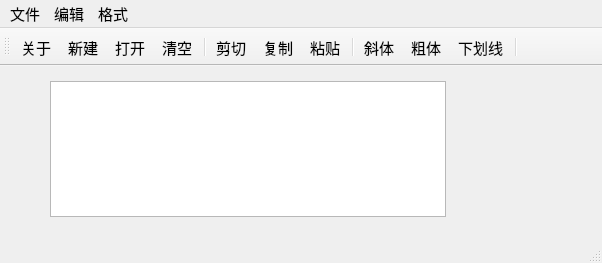
<?xml version="1.0" encoding="UTF-8"?>
<ui version="4.0">
 <class>QWMainWind</class>
 <widget class="QMainWindow" name="QWMainWind">
  <property name="geometry">
   <rect>
    <x>0</x>
    <y>0</y>
    <width>602</width>
    <height>263</height>
   </rect>
  </property>
  <property name="font">
   <font>
    <pointsize>11</pointsize>
   </font>
  </property>
  <property name="windowTitle">
   <string>QWMainWind</string>
  </property>
  <widget class="QWidget" name="centralWidget">
   <widget class="QTextEdit" name="txtEdit">
    <property name="geometry">
     <rect>
      <x>50</x>
      <y>15</y>
      <width>396</width>
      <height>136</height>
     </rect>
    </property>
    <property name="font">
     <font>
      <pointsize>16</pointsize>
     </font>
    </property>
   </widget>
  </widget>
  <widget class="QMenuBar" name="menuBar">
   <property name="geometry">
    <rect>
     <x>0</x>
     <y>0</y>
     <width>602</width>
     <height>25</height>
    </rect>
   </property>
   <widget class="QMenu" name="menu">
    <property name="title">
     <string>文件</string>
    </property>
    <addaction name="actNew"/>
    <addaction name="actOpen"/>
    <addaction name="separator"/>
    <addaction name="actAbout"/>
    <addaction name="actClose"/>
   </widget>
   <widget class="QMenu" name="menu_2">
    <property name="title">
     <string>编辑</string>
    </property>
    <addaction name="actCut"/>
    <addaction name="actCopy"/>
    <addaction name="actPaste"/>
    <addaction name="separator"/>
    <addaction name="actClear"/>
   </widget>
   <widget class="QMenu" name="menu_3">
    <property name="title">
     <string>格式</string>
    </property>
    <addaction name="actFontBold"/>
    <addaction name="actFontItalic"/>
    <addaction name="actFontUnder"/>
    <addaction name="separator"/>
    <addaction name="actToolbarLab"/>
   </widget>
   <addaction name="menu"/>
   <addaction name="menu_2"/>
   <addaction name="menu_3"/>
  </widget>
  <widget class="QToolBar" name="mainToolBar">
   <property name="toolButtonStyle">
    <enum>Qt::ToolButtonTextUnderIcon</enum>
   </property>
   <attribute name="toolBarArea">
    <enum>TopToolBarArea</enum>
   </attribute>
   <attribute name="toolBarBreak">
    <bool>false</bool>
   </attribute>
   <addaction name="actAbout"/>
   <addaction name="actNew"/>
   <addaction name="actOpen"/>
   <addaction name="actClear"/>
   <addaction name="separator"/>
   <addaction name="actCut"/>
   <addaction name="actCopy"/>
   <addaction name="actPaste"/>
   <addaction name="separator"/>
   <addaction name="actFontItalic"/>
   <addaction name="actFontBold"/>
   <addaction name="actFontUnder"/>
   <addaction name="separator"/>
  </widget>
  <widget class="QStatusBar" name="statusBar"/>
  <action name="actCut">
   <property name="icon">
    <iconset resource="res.qrc">
     <normaloff>:/images/images/cut.bmp</normaloff>:/images/images/cut.bmp</iconset>
   </property>
   <property name="text">
    <string>剪切</string>
   </property>
   <property name="toolTip">
    <string>剪切</string>
   </property>
   <property name="shortcut">
    <string>Ctrl+X</string>
   </property>
  </action>
  <action name="actCopy">
   <property name="icon">
    <iconset resource="res.qrc">
     <normaloff>:/images/images/120.bmp</normaloff>:/images/images/120.bmp</iconset>
   </property>
   <property name="text">
    <string>复制</string>
   </property>
   <property name="toolTip">
    <string>复制</string>
   </property>
   <property name="shortcut">
    <string>Ctrl+C</string>
   </property>
  </action>
  <action name="actPaste">
   <property name="icon">
    <iconset resource="res.qrc">
     <normaloff>:/images/images/paste.bmp</normaloff>:/images/images/paste.bmp</iconset>
   </property>
   <property name="text">
    <string>粘贴</string>
   </property>
   <property name="toolTip">
    <string>粘贴</string>
   </property>
   <property name="shortcut">
    <string>Ctrl+V</string>
   </property>
  </action>
  <action name="actFontBold">
   <property name="checkable">
    <bool>true</bool>
   </property>
   <property name="icon">
    <iconset resource="res.qrc">
     <normaloff>:/images/images/BLD.BMP</normaloff>:/images/images/BLD.BMP</iconset>
   </property>
   <property name="text">
    <string>粗体</string>
   </property>
   <property name="toolTip">
    <string>粗体</string>
   </property>
  </action>
  <action name="actFontItalic">
   <property name="checkable">
    <bool>true</bool>
   </property>
   <property name="icon">
    <iconset resource="res.qrc">
     <normaloff>:/images/images/ITL.BMP</normaloff>:/images/images/ITL.BMP</iconset>
   </property>
   <property name="text">
    <string>斜体</string>
   </property>
   <property name="toolTip">
    <string>斜体</string>
   </property>
  </action>
  <action name="actFontUnder">
   <property name="checkable">
    <bool>true</bool>
   </property>
   <property name="icon">
    <iconset resource="res.qrc">
     <normaloff>:/images/images/WORDUNDR.BMP</normaloff>:/images/images/WORDUNDR.BMP</iconset>
   </property>
   <property name="text">
    <string>下划线</string>
   </property>
   <property name="toolTip">
    <string>下划线</string>
   </property>
  </action>
  <action name="actClose">
   <property name="icon">
    <iconset resource="res.qrc">
     <normaloff>:/images/images/exit.bmp</normaloff>:/images/images/exit.bmp</iconset>
   </property>
   <property name="text">
    <string>退出</string>
   </property>
   <property name="toolTip">
    <string>退出</string>
   </property>
  </action>
  <action name="actOpen">
   <property name="icon">
    <iconset resource="res.qrc">
     <normaloff>:/images/images/open3.bmp</normaloff>:/images/images/open3.bmp</iconset>
   </property>
   <property name="text">
    <string>打开...</string>
   </property>
   <property name="toolTip">
    <string>打开文件</string>
   </property>
   <property name="shortcut">
    <string>Ctrl+O</string>
   </property>
  </action>
  <action name="actClear">
   <property name="icon">
    <iconset resource="res.qrc">
     <normaloff>:/images/images/103.bmp</normaloff>:/images/images/103.bmp</iconset>
   </property>
   <property name="text">
    <string>清空</string>
   </property>
   <property name="toolTip">
    <string>清空内容</string>
   </property>
  </action>
  <action name="actFont">
   <property name="icon">
    <iconset resource="res.qrc">
     <normaloff>:/images/images/20.ico</normaloff>:/images/images/20.ico</iconset>
   </property>
   <property name="text">
    <string>字体...</string>
   </property>
   <property name="toolTip">
    <string>字体设置</string>
   </property>
  </action>
  <action name="actNew">
   <property name="icon">
    <iconset resource="res.qrc">
     <normaloff>:/images/images/new2.bmp</normaloff>:/images/images/new2.bmp</iconset>
   </property>
   <property name="text">
    <string>新建</string>
   </property>
   <property name="shortcut">
    <string>Ctrl+N</string>
   </property>
  </action>
  <action name="actToolbarLab">
   <property name="checkable">
    <bool>true</bool>
   </property>
   <property name="checked">
    <bool>true</bool>
   </property>
   <property name="text">
    <string>显示工具栏文字标签</string>
   </property>
   <property name="menuRole">
    <enum>QAction::TextHeuristicRole</enum>
   </property>
  </action>
  <action name="actAbout">
   <property name="checkable">
    <bool>false</bool>
   </property>
   <property name="icon">
    <iconset resource="res.qrc">
     <normaloff>:/images/images/BLD.BMP</normaloff>:/images/images/BLD.BMP</iconset>
   </property>
   <property name="text">
    <string>关于</string>
   </property>
   <property name="toolTip">
    <string>关于作者</string>
   </property>
  </action>
 </widget>
 <layoutdefault spacing="6" margin="11"/>
 <resources>
  <include location="res.qrc"/>
 </resources>
 <connections>
  <connection>
   <sender>actClose</sender>
   <signal>triggered()</signal>
   <receiver>QWMainWind</receiver>
   <slot>close()</slot>
   <hints>
    <hint type="sourcelabel">
     <x>-1</x>
     <y>-1</y>
    </hint>
    <hint type="destinationlabel">
     <x>422</x>
     <y>254</y>
    </hint>
   </hints>
  </connection>
  <connection>
   <sender>actClear</sender>
   <signal>triggered()</signal>
   <receiver>txtEdit</receiver>
   <slot>clear()</slot>
   <hints>
    <hint type="sourcelabel">
     <x>-1</x>
     <y>-1</y>
    </hint>
    <hint type="destinationlabel">
     <x>260</x>
     <y>256</y>
    </hint>
   </hints>
  </connection>
  <connection>
   <sender>actCut</sender>
   <signal>triggered()</signal>
   <receiver>txtEdit</receiver>
   <slot>cut()</slot>
   <hints>
    <hint type="sourcelabel">
     <x>-1</x>
     <y>-1</y>
    </hint>
    <hint type="destinationlabel">
     <x>260</x>
     <y>256</y>
    </hint>
   </hints>
  </connection>
  <connection>
   <sender>actCopy</sender>
   <signal>triggered()</signal>
   <receiver>txtEdit</receiver>
   <slot>copy()</slot>
   <hints>
    <hint type="sourcelabel">
     <x>-1</x>
     <y>-1</y>
    </hint>
    <hint type="destinationlabel">
     <x>260</x>
     <y>256</y>
    </hint>
   </hints>
  </connection>
  <connection>
   <sender>actPaste</sender>
   <signal>triggered()</signal>
   <receiver>txtEdit</receiver>
   <slot>paste()</slot>
   <hints>
    <hint type="sourcelabel">
     <x>-1</x>
     <y>-1</y>
    </hint>
    <hint type="destinationlabel">
     <x>260</x>
     <y>256</y>
    </hint>
   </hints>
  </connection>
 </connections>
</ui>
